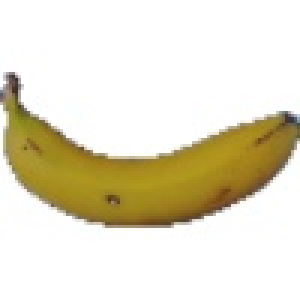
#> input picture Activity 12 - Feature Extraction/2 Fruits/Banana/103_100.jpg, 100 x 100 px, given as the content of the folder ./Banana/103_100.jpg/, which was not available (shown 3 times larger)
$ jupyter execute --allow-errors 'Expectation Maximization.ipynb'   (shell and % lines are left out)   (text cells are left out)
#> lines starting #> are read from the running program, lines starting #| are printed output that depends on the picture; pictures that were not available may be replaced by others from this repository, and a replacement may not be noted
[cell 1]
import numpy as np
import matplotlib.pyplot as plt
import os
import cv2
from skimage.color import rgb2lab, lab2rgb
from matplotlib import patches as patch
from skimage import measure
from mpl_toolkits.mplot3d import Axes3D
import math
import tqdm
from numpy.linalg import inv, det
import scipy as sp
import seaborn as sns

[cell 2]
def objects(path):
    object  = os.listdir(path)
    return object

name = objects(path = "./Banana/")

def dataset_loader(datatype, imagetype):
#> called with datatype = '103_100.jpg', imagetype = '.jpg'
    def loadImages(path = "./Banana/" +str(datatype)+"/"):

        return[os.path.join(path,f) for f in os.listdir(path) if f.endswith(imagetype)]

    filenames = loadImages()
    images = []
    for file in filenames:
        image = cv2.imread(file)
#> image is the input picture: shape (100, 100, 3); mean B, G, R 202.6, 223.7, 229.8
        image = cv2.resize(image, (100,100))
        images.append((image[:,:,::-1])/255)

    return images

[cell 3]
class GMM(object):
    # [42 lines left out: functions __init__, _init, fit, loglikelihood, not called in this run]

    def _fit(self):
        self.e_step()
        self.m_step()

    # [26 lines left out: functions e_step, m_step, not called in this run]
        #print(self.sigma_arr)

[cell 4]
def multivariate_gaussian(pos, mu, Sigma):
    """Return the multivariate Gaussian distribution on array pos."""

    n = mu.shape[0]
    Sigma_det = np.linalg.det(Sigma)
    Sigma_inv = np.linalg.inv(Sigma)
    N = np.sqrt((2*np.pi)**n * Sigma_det)
    # This einsum call calculates (x-mu)T.Sigma-1.(x-mu) in a vectorized
    # way across all the input variables.
    fac = np.einsum('...k,kl,...l->...', pos-mu, Sigma_inv, pos-mu)

    return np.exp(-fac / 2) / N

[cell 5]
def LAB_mean(datatype):
    images = dataset_loader(datatype, ".jpg")
#> images = 1 item

    a_ = []
    b_ = []
    hue = []
    for i in range(len(images)):
        img = images[i]#[:,:,::-1]
        lab = rgb2lab(img)
        a,b = lab[:,:,1].ravel(),lab[:,:,2].ravel()
        a_.append(np.mean(a))
        b_.append(np.mean(b))
        h = math.atan2(np.mean(b),np.mean(a)) * 180 / np.pi
        if h < 0:
            h = 360 - np.abs(h)
        hue.append(h)
#> this loop made 1 pass
#> h on pass 1: 89.64
#> pass 1, in LAB_mean, `img = images[i]#[:,:,::-1]`:
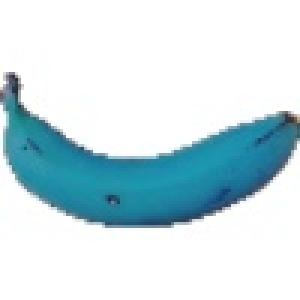
#> img: shape (100, 100, 3) float64 (shown 3 times larger); mean of channels 0, 1, 2 0.901, 0.877, 0.794; drawn as B, G, R
#> after the loop, a_ = [0.0727]; b_ = [11.44]; hue = [89.64]
#> `a_, b_, hue = LAB_mean(i)`: a_ = [0.0727]; b_ = [11.44]; hue = [89.64]
#> the loop `for a in a_: A.append(a)` made 1 pass
#> after the loop `for a in a_: A.append(a)`: A = [0.0727]
#> the loop `for b in b_: B.append(b)` made 1 pass
#> after the loop `for b in b_: B.append(b)`: B = [11.44]


    return a_, b_, hue


# [16 lines left out: function Ecc, not called in this run]

[cell 6]
plt.figure(dpi=200)
plt.axhline(0, color = 'k')
plt.axvline(0, color = 'k')

data = np.zeros(shape=[80,2,2])
A,B = [],[]
label_A, label_B = [],[]
mean = np.zeros(shape=[2,2])
COV = np.zeros(shape=[2,2,2])


#> (the rest of this cell did not finish here and is left out)

[cell 7]
plt.figure(figsize = [10,3], dpi = 150)
plt.grid()
hist, bins = np.histogram(data[:,0,:].ravel(), bins = 100, normed = True)
#> hist = 100 values, max 100 at index 50, min 0 at index 0, mean 1; bins = 101 values from -0.427 to 0.573
plt.bar(bins[:-1], hist, width=0.05, color='b')
plt.ylabel("PDF")
plt.xlabel("a*")
plt.xlim(-8,8)
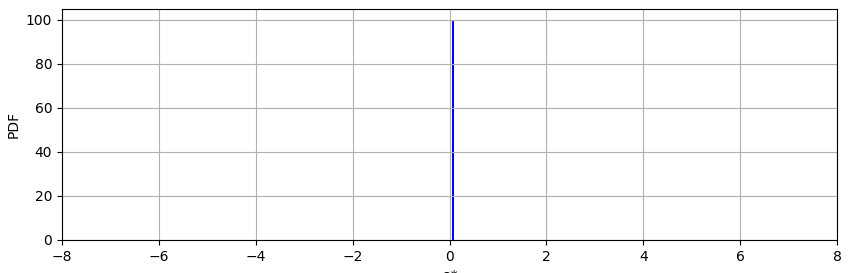
#> figure drawn by matplotlib, 1 panel; tallest bar 100 high, from x = 0.0477 to 0.0977

[cell 8]
plt.figure(figsize = [10,3], dpi = 150)
plt.grid()
hist, bins = np.histogram(data[:,1,:].ravel(), bins = 100, normed = True)
#> bins = 101 values from 10.94 to 11.94
plt.bar(bins[:-1], hist, width=0.10, color='r')
plt.ylabel("PDF")
plt.xlabel("b*")
plt.xlim(-2,22)
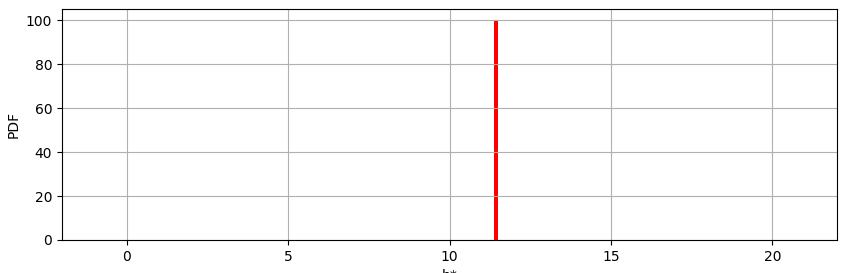
#> figure drawn by matplotlib, 1 panel; tallest bar 100 high, from x = 11.39 to 11.49

#> (a cell that did not finish here is left out)

#> (a cell that did not finish here is left out)

#> (a cell that did not finish here is left out)

[cell 12]
i = 0
X, Y = np.meshgrid(np.linspace(-12,12,200), np.linspace(-2,22,200))
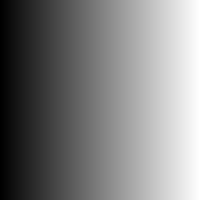
#> X: shape (200, 200) float64; min -12, max 12, mean -6.66e-16; drawn with min black and max white
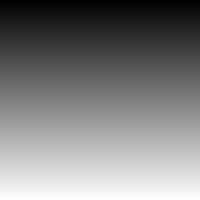
#> Y: shape (200, 200) float64; min -2, max 22, mean 10; drawn with min black and max white
pos = np.empty(X.shape + (2,))
pos[:, :, 0] = X
pos[:, :, 1] = Y
#> (the rest of this cell did not finish here and is left out)

[cell 13]
plt.figure(dpi=200)
plt.axhline(0, color = 'k')
plt.axvline(0, color = 'k')


#> (the rest of this cell did not finish here and is left out)


    mean[classs,0] = np.mean(a_)
    mean[classs,1] = np.mean(b_)
    plt.grid()

    #plt.imshow(Z1+Z2, origin = 'lower', extent = [-10,10,0,20])
    plt.plot(a_,b_,'o',ms = 3, mec = 'k', label = i, mew = 0.2)
    plt.plot(np.mean(a_),np.mean(b_), 'wo', ms= 5, mec = 'k')
    plt.plot(np.mean(a_),np.mean(b_), '+', ms= 5, mec = 'k')
    plt.contourf(X, Y, Z1+Z2, cmap='seismic', levels = 100)
    plt.colorbar()
    plt.xlabel("a*")
    plt.ylabel("b*")
    plt.axvline(0, color = 'w')
    plt.axhline(0, color = 'w')
    plt.xlim(-12,12)
    plt.ylim(-2,22)

plt.legend()
plt.title("Mean color distribution in a*b* colorspace")

[cell 14]
fig = plt.figure(figsize = [10,5], dpi = 150, facecolor = 'w')
ax = fig.add_subplot(111, projection='3d')
#> (the rest of this cell did not finish here and is left out)

[cell 15]
help(ax.view_init)

[cell 16]
n = 0
P = (1/(np.sqrt(det(COV[:,:,n])))*(2*np.pi))*(np.exp((-1/2 * ((data[:,:,n]-mean[:,n]))).dot(inv(COV[:,:,n])).dot((data[:,:,n]-mean[:,n]).T)))
#> P: shape (80, 80) float64; every value is NaN or infinite
P.shape
#> Out = (80, 80)

[cell 17]
P = np.matmul((data[:,:,n]-mean[:,n]).dot(inv(COV[:,:,n])),(data[:,:,n]-mean[:,n]).T)
P.shape
#> Out = (80, 80)

[cell 18]
((data[:,:,n]-mean[:,n])*(data[:,:,n]-mean[:,n])).shape

#> (a cell that did not finish here is left out)

#> (a cell that did not finish here is left out)

#> (a cell that did not finish here is left out)

#> (a cell that did not finish here is left out)

[cell 23]
#zy = multivariate_gaussian(pos, np.array([-1.38547277, 20.47092282]), np.array([[ 0.63644238, -0.81795178],[-0.81795178,  3.07318472]]))

#> (a cell that did not finish here is left out)

[cell 25]
import numpy as np
import matplotlib.pyplot as plt
from matplotlib import cm
from mpl_toolkits.mplot3d import Axes3D

# Our 2-dimensional distribution will be over variables X and Y
N = 40
X = np.linspace(-2, 2, N)
#> X = 40 values from -2 to 2
Y = np.linspace(-2, 2, N)
#> Y = 40 values from -2 to 2
X, Y = np.meshgrid(X, Y)
#> X: shape (40, 40) float64
#> Y: shape (40, 40) float64

# Mean vector and covariance matrix
mu = np.array([0., 0.])
#> mu = [0, 0]
Sigma = np.array([[ 1. , -0.5], [-0.5,  1.]])
#> Sigma = [[1, -0.5], [-0.5, 1]]

# Pack X and Y into a single 3-dimensional array
pos = np.empty(X.shape + (2,))
pos[:, :, 0] = X
pos[:, :, 1] = Y


# The distribution on the variables X, Y packed into pos.
Z = multivariate_gaussian(pos, mu, Sigma)
#> in multivariate_gaussian, `Sigma_det = np.linalg.det(Sigma)`: Sigma_det = 0.75
#> in multivariate_gaussian, `Sigma_inv = np.linalg.inv(Sigma)`: Sigma_inv = [[1.33, 0.667], [0.667, 1.33]]
#> in multivariate_gaussian, `N = np.sqrt((2*np.pi)**n * Sigma_det)`: N = 5.44
#> in multivariate_gaussian, `fac = np.einsum('...k,kl,...l->...', pos-mu, Sigma_inv, pos-mu)`:
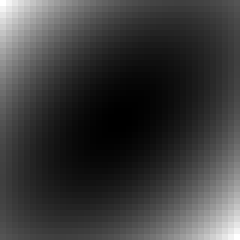
#> fac: shape (40, 40) float64 (shown 6 times larger); min 0.00351, max 16, mean 3.74; drawn with min black and max white
#> in multivariate_gaussian, `return np.exp(-fac / 2) / N`:
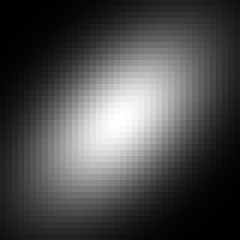
#> returned value: shape (40, 40) float64 (shown 6 times larger); min 6.17e-05, max 0.183, mean 0.055; drawn with min black and max white

# plot using subplots
fig = plt.figure(dpi = 200)
ax1 = fig.add_subplot(2,1,1,projection='3d')

ax1.plot_surface(X, Y, Z, rstride=3, cstride=3, linewidth=1, antialiased=True,
                cmap=cm.viridis)
ax1.view_init(55,-70)
ax1.set_xticks([])
ax1.set_yticks([])
ax1.set_zticks([])
ax1.set_xlabel(r'$x_1$')
ax1.set_ylabel(r'$x_2$')

ax2 = fig.add_subplot(2,1,2,projection='3d')
ax2.contourf(X, Y, Z, zdir='z', offset=0, cmap=cm.viridis)
ax2.view_init(90, 270)

ax2.grid(False)
ax2.set_xticks([])
ax2.set_yticks([])
ax2.set_zticks([])
ax2.set_xlabel(r'$x_1$')
ax2.set_ylabel(r'$x_2$')

plt.show()
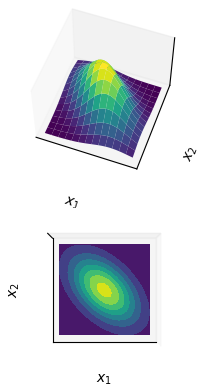
#> figure drawn by matplotlib, 2 panels
